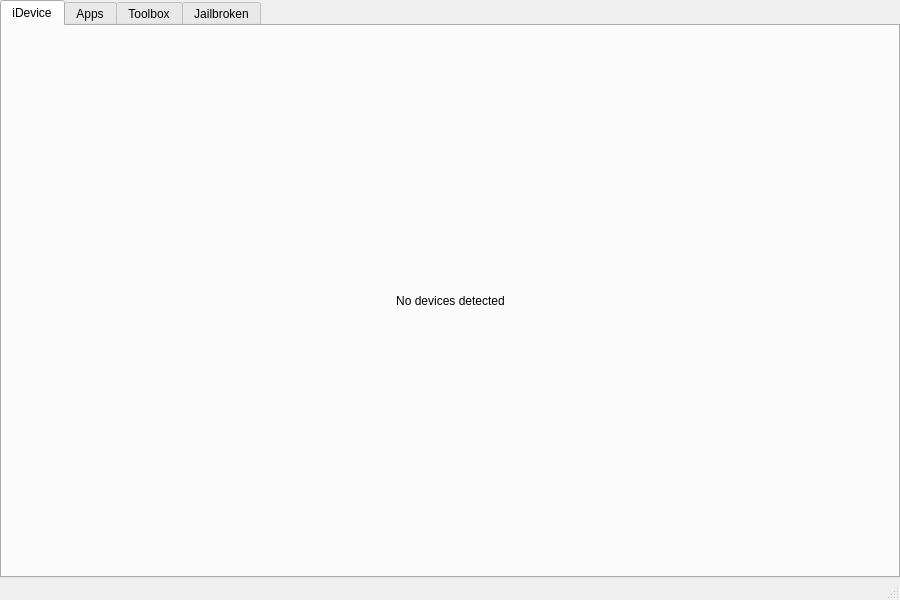
<?xml version="1.0" encoding="UTF-8"?>
<ui version="4.0">
 <class>MainWindow</class>
 <widget class="QMainWindow" name="MainWindow">
  <property name="geometry">
   <rect>
    <x>0</x>
    <y>0</y>
    <width>900</width>
    <height>600</height>
   </rect>
  </property>
  <property name="windowTitle">
   <string>MainWindow</string>
  </property>
  <widget class="QWidget" name="centralwidget">
   <layout class="QVBoxLayout" name="verticalLayout">
    <property name="leftMargin">
     <number>0</number>
    </property>
    <property name="topMargin">
     <number>0</number>
    </property>
    <property name="rightMargin">
     <number>0</number>
    </property>
    <property name="bottomMargin">
     <number>0</number>
    </property>
    <property name="spacing">
     <number>0</number>
    </property>
    <item>
     <widget class="QTabWidget" name="mainTabWidget">
      <property name="currentIndex">
       <number>0</number>
      </property>
      <widget class="QWidget" name="mainTab">
       <attribute name="title">
        <string>iDevice</string>
       </attribute>
       <layout class="QVBoxLayout" name="mainTabLayout">
        <item>
         <widget class="QStackedWidget" name="stackedWidget">
          <widget class="QWidget" name="page">
           <layout class="QVBoxLayout" name="noDeviceLayout">
            <item>
             <spacer name="verticalSpacer">
              <property name="orientation">
               <enum>Qt::Orientation::Vertical</enum>
              </property>
              <property name="sizeHint" stdset="0">
               <size>
                <width>20</width>
                <height>40</height>
               </size>
              </property>
             </spacer>
            </item>
            <item>
             <layout class="QHBoxLayout" name="horizontalLayout">
              <item>
               <spacer name="horizontalSpacer">
                <property name="orientation">
                 <enum>Qt::Orientation::Horizontal</enum>
                </property>
                <property name="sizeHint" stdset="0">
                 <size>
                  <width>40</width>
                  <height>20</height>
                 </size>
                </property>
               </spacer>
              </item>
              <item>
               <widget class="QLabel" name="label">
                <property name="text">
                 <string>No devices detected</string>
                </property>
                <property name="alignment">
                 <set>Qt::AlignmentFlag::AlignCenter</set>
                </property>
               </widget>
              </item>
              <item>
               <spacer name="horizontalSpacer_2">
                <property name="orientation">
                 <enum>Qt::Orientation::Horizontal</enum>
                </property>
                <property name="sizeHint" stdset="0">
                 <size>
                  <width>40</width>
                  <height>20</height>
                 </size>
                </property>
               </spacer>
              </item>
             </layout>
            </item>
            <item>
             <spacer name="verticalSpacer_2">
              <property name="orientation">
               <enum>Qt::Orientation::Vertical</enum>
              </property>
              <property name="sizeHint" stdset="0">
               <size>
                <width>20</width>
                <height>40</height>
               </size>
              </property>
             </spacer>
            </item>
           </layout>
          </widget>
          <widget class="QWidget" name="page_2">
           <layout class="QVBoxLayout" name="devicePageLayout"/>
          </widget>
         </widget>
        </item>
       </layout>
      </widget>
      <widget class="QWidget" name="appsTab">
       <attribute name="title">
        <string>Apps</string>
       </attribute>
       <layout class="QVBoxLayout" name="appsTabLayout"/>
      </widget>
      <widget class="QWidget" name="toolboxTab">
       <attribute name="title">
        <string>Toolbox</string>
       </attribute>
       <layout class="QVBoxLayout" name="toolboxTabLayout"/>
      </widget>
      <widget class="QWidget" name="jailbrokenTab">
       <attribute name="title">
        <string>Jailbroken</string>
       </attribute>
       <layout class="QVBoxLayout" name="jailbrokenTabLayout">
        <item>
         <widget class="QLabel" name="jailbrokenLabel">
          <property name="text">
           <string>This is jailbroken tab</string>
          </property>
         </widget>
        </item>
       </layout>
      </widget>
     </widget>
    </item>
   </layout>
  </widget>
  <widget class="QMenuBar" name="menubar">
   <property name="geometry">
    <rect>
     <x>0</x>
     <y>0</y>
     <width>900</width>
     <height>37</height>
    </rect>
   </property>
  </widget>
  <widget class="QStatusBar" name="statusbar"/>
 </widget>
 <resources/>
 <connections/>
</ui>
